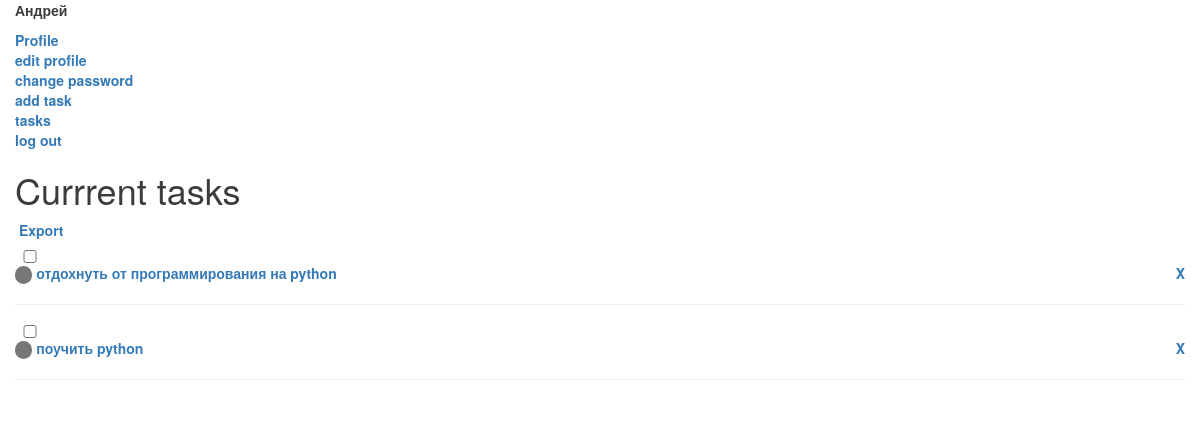
Screenshot of /tasks/list/ (signed in) with the database file from the repository.
### tasks/models.py (models this page shows, shortened)
class TodoItem(models.Model):
    PRIORITY_HIGH = 1
    PRIORITY_MEDIUM = 2
    PRIORITY_LOW = 3
    PRIORITY_CHOISES = [
        (PRIORITY_HIGH, 'High priority'),
        (PRIORITY_MEDIUM, 'Medium priority'),
        (PRIORITY_LOW, 'Low priority'),
    ]
    description = models.CharField(max_length=64)
    is_completed = models.BooleanField("executed", default=False)
    created = models.DateTimeField(auto_now_add=True)
    updated = models.DateTimeField(auto_now=True)
    owner = models.ForeignKey(
        User,
        on_delete=models.CASCADE,
        related_name='tasks'
    )
    priority = models.IntegerField(
        'Priority', choices=PRIORITY_CHOISES, default=PRIORITY_MEDIUM
    )
    def __str__(self):
        return self.description.lower()
    class Meta:
        ordering = ('-created',)

### tasks/views.py (the view)
# urls.py: path('list/', views.TaskListView.as_view(), name='list'),
class TaskListView(LoginRequiredMixin, ListView):
    model=TodoItem
    context_object_name = 'tasks'
    template_name = 'tasks/list.html'
    def get_queryset(self):
        user = self.request.user
        if user.is_anonymous:
            return []
        return user.tasks.all()

### tasks/templates/tasks/list.html (shortened to what this page needs)
{% extends 'base.html' %}
{% load static %}
{% block main_content %}
    <h1>Currrent tasks</h1>
    <p>&nbsp;<a href="{% url "tasks:export"%}">Export</a></p>
        <ul id='todo-list'>
        {% for task in tasks %}
            {% if task.is_completed %}
            <li class="completed">
                <input class='checkbox' data-uid={{task.id}} type='checkbox' disabled='disabled' checked='checked' />
            {% else %}
            <li>
                <input class='checkbox' data-uid={{task.id}} type='checkbox' />
            {% endif %}
            {% if task.priority == task.PRIORITY_HIGH %}
                <span class="badge badge-pill badge-danger">&nbsp;</span>
            {% elif task.priority == task.PRIORITY_MEDIUM %}
                <span class="badge badge-pill badge-secondary">&nbsp;</span>
            {% elif task.priority == task.PRIORITY_LOW %}
                <span class="badge badge-pill badge-success">&nbsp;</span>
            {% endif %}
                <a href={% url 'tasks:details' task.id %}>{{ task }}</a>
                <a class='remove' href={% url 'tasks:delete' task.id %}>X</a>
                <hr/>
            </li>
        {% endfor %}
        </ul>
{% endblock main_content %}

### templates/base.html (shortened to what this page needs)
{% load static %}
<html>
    <head>
        <link rel='stylesheet' href="{% static 'css/styles.css' %}">
        <link rel="stylesheet" href="https://maxcdn.bootstrapcdn.com/bootstrap/3.3.7/css/bootstrap.min.css"
>
    </head>
    <body>
        <div class='container'>
            <div class='row'>
                <div class='side_bar col'>
                    {% block side_bar %}
                        {% if user.is_authenticated %}
                            <p>{{ user.first_name }}</p>
                            <ul>
                                <li><a href='#'>Profile</a></li>
                                <li><a href='{% url 'accounts:edit' %}'>edit profile</a></li>
                                <li><a href='{% url 'accounts:password-change' %}'>change password</a></li>
                                <li><a href='{% url 'tasks:create' %}'>add task</a></li>
                                <li><a href='{% url 'tasks:list' %}'>tasks</a></li>
                                <li><a href='{% url 'accounts:logout' %}'>log out</a></li>
                            </ul>
                        {% endif %}
                    {% endblock side_bar %}
                </div>
                <div class='main_content col-8'>
                    {% block main_content %}
                    {% endblock main_content %}
                </div>
            </div>
        </div>
    </body>
</html>

### static/css/styles.css (style rules this page uses)
.container { margin: 0 auto; min-width: 500px; width: 45%; text-align: left; color: #3b3b3b; font-weight: bold; }
ul { padding: 0; text-align: left; list-style: none; }
hr { border-bottom: 0em; margin: 15px 0; }
input[type="checkbox"] { width: 30px; }
.remove { float: right; cursor: pointer; }

### rows the page displays
TodoItem: description "отдохнуть от программирования на python"
TodoItem: description "поучить python"

### other values shown
{{ user.first_name }} "Андрей"
